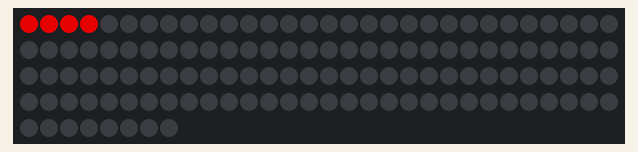
Simulated run of this program. Board: CircuitPython board. On the bench: 128 RGB LEDs in strip order, left to right, continuing on the next row. Dim RGB values are drawn brighter than linear.

Above: at 0.1 s.

The program:

main.py
```python
# Tutorial 2.1
# CircuitPython demo - NeoPixel

import time

import board
import neopixel

pixpin = board.A3
numpix = 128

strip = neopixel.NeoPixel(pixpin, numpix, brightness=0.1, auto_write=False)

while True:

    # set brightness to a high value.  1.0 is the maximum value, 0.0 is the lowest
    strip.brightness = 0.7


    strip[0] = (255,0,0)
    strip.write()
    time.sleep(0)

    strip[1] = (255,0,0)
    strip.write()
    time.sleep(0)

    strip[2] = (255,0,0)
    strip.write()
    time.sleep(0)

    strip[3] = (255,0,0)
    strip.write()
    time.sleep(2)

    strip[0] = (0,0,0)
    strip[1] = (0,0,0)
    strip[2] = (0,0,0)
    strip[3] = (0,0,0)
    strip.write()
    time.sleep(2)
```
